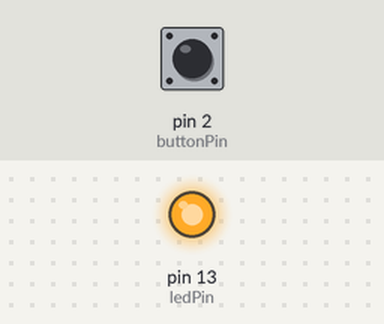
A sketch run on a simulated Arduino Uno, built with avr-gcc and run on an emulated ATmega328P. Parts: output pins drawn as LEDs (lit = HIGH). The test bench sets the inputs (shaded band); at power-on: pin 2 (buttonPin) LOW.

Above: at 1.2 s.
1.3 s: pin 2 (buttonPin) pulled HIGH for 0.15 s
At 2.0 s:
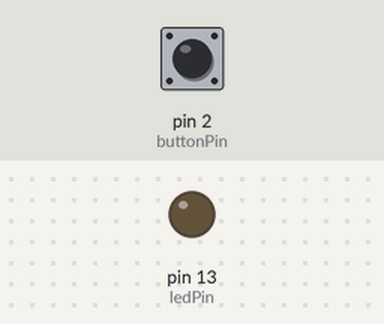
2.9 s: pin 2 (buttonPin) pulled HIGH for 1 s
At 3.2 s:
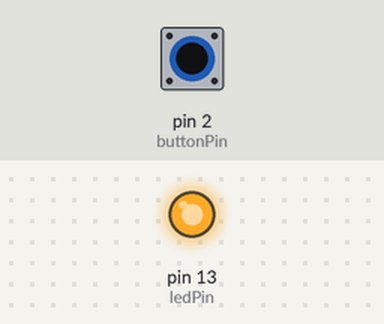
5.4 s: pin 2 (buttonPin) pulled HIGH for 3.2 s
At 6.3 s:
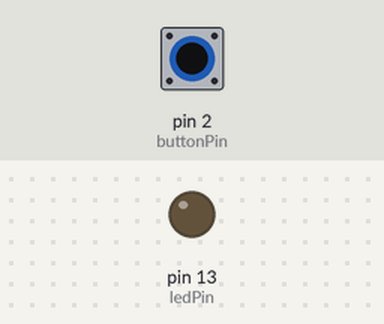
Timing chart, 0 to 8.4 s (numbered marks = the images above; inputs shaded):
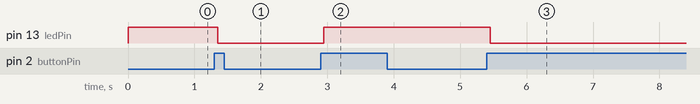

Measured:
- after the input at 1.3 s, pin 13 (ledPin): HIGH → LOW after 0.05 s
- after the input at 2.9 s, pin 13 (ledPin): LOW → HIGH after 0.05 s
- after the input at 5.4 s, pin 13 (ledPin): HIGH → LOW after 0.05 s

The sketch:

debounce.ino
```cpp
const int buttonPin = 2;
const int ledPin = 13;

int ledState = HIGH;
int buttonState;
int lastButtonState = LOW;

long lastDebounceTime = 0;
long debounceDelay = 50;


void setup(){
  Serial.begin(9600);
  pinMode(buttonPin,INPUT);
  pinMode(ledPin,OUTPUT);
  digitalWrite(ledPin,ledState);
}

void loop(){

  int reading = debounce();
  digitalWrite(ledPin,ledState);
  lastButtonState = reading;
}


static inline int debounce() {
  int reading  = digitalRead(buttonPin);

  if(reading != lastButtonState){
    lastDebounceTime = millis();
  }

  if((millis() - lastDebounceTime) > debounceDelay){

    if(reading != buttonState){
      buttonState = reading;

      if(buttonState == HIGH){
        ledState=!ledState;
      }
    }
  }

  return reading;

}
```
